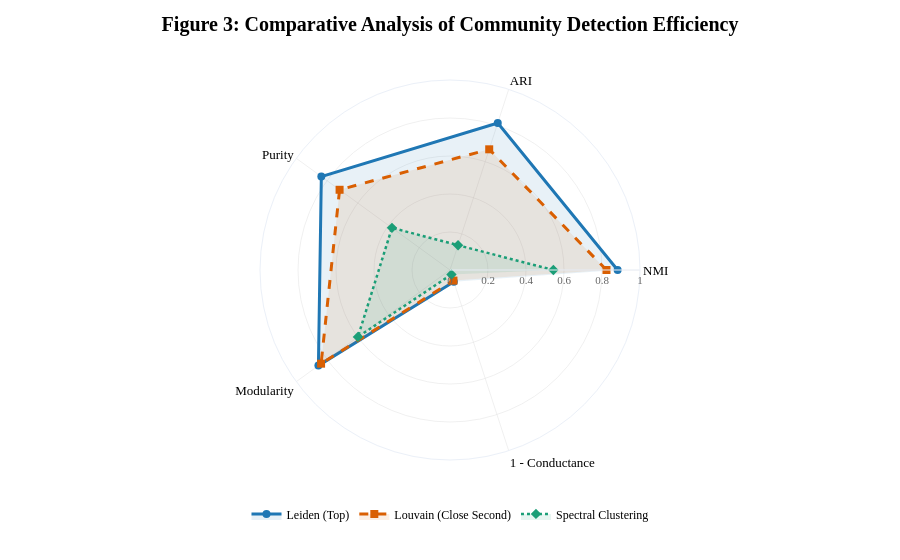

Notebook code for this chart:
### Code cell
import plotly.graph_objects as go
# import streamlit as st # Bỏ comment nếu dùng Streamlit

def plot_radar_chart_optimized():
    # 5 trục của biểu đồ
    categories = ['NMI', 'ARI', 'Purity', 'Modularity', '1 - Conductance']

    # Khởi tạo biểu đồ
    fig = go.Figure()

    # ==========================================
    # CẤU HÌNH MÀU SẮC & ĐƯỜNG NÉT (Publication Quality)
    # Sử dụng bảng màu Qualitative để tạo sự khác biệt rõ nhất
    # Alpha (độ trong suốt) của vùng Fill được giảm xuống cực thấp (0.1)
    # ==========================================
    
    config = {
        'Leiden': {
            'line_color': 'rgba(31, 119, 180, 1)',  # Xanh dương đậm (Solid)
            'fill_color': 'rgba(31, 119, 180, 0.1)', # Trong suốt 90%
            'dash': 'solid',                        # Nét liền
            'marker': 'circle'                       # Nút hình tròn
        },
        'Louvain': {
            # Dùng màu Cam/Nâu đất để tương phản mạnh với Xanh nhưng vẫn trang trọng
            'line_color': 'rgba(217, 95, 2, 1)',    # Cam đất (Contrasting)
            'fill_color': 'rgba(217, 95, 2, 0.1)',  # Trong suốt 90%
            'dash': 'dash',                         # Nét đứt (Quan trọng để phân biệt khi trùng)
            'marker': 'square'                      # Nút hình vuông
        },
        'Spectral': {
            # Dùng màu Xanh lá cây mờ hơn để phân biệt với 2 thuật toán top trên
            'line_color': 'rgba(27, 158, 119, 1)',  # Xanh lá (Distinct)
            'fill_color': 'rgba(27, 158, 119, 0.1)', # Trong suốt 90%
            'dash': 'dot',                          # Nét chấm chấm
            'marker': 'diamond'                     # Nút hình kim cương
        }
    }

    # --- Thêm dữ liệu cho Leiden ---
    fig.add_trace(go.Scatterpolar(
        r=[0.8822,0.8138,0.837,0.8561,0.0654],
        theta=categories,
        fill='toself',
        name='Leiden (Top)',
        fillcolor=config['Leiden']['fill_color'],
        line=dict(
            color=config['Leiden']['line_color'], 
            width=3, # Đường viền dày hơn
            dash=config['Leiden']['dash']
        ),
        marker=dict(
            symbol=config['Leiden']['marker'], 
            size=8, # Nút to hơn để dễ nhìn nút trùng
            opacity=1
        )
    ))

    # --- Thêm dữ liệu cho Louvain (Gần trùng với Leiden) ---
    fig.add_trace(go.Scatterpolar(
        r=[0.8236,0.6679,0.7183,0.8387,0.0587],
        theta=categories,
        fill='toself',
        name='Louvain (Close Second)',
        fillcolor=config['Louvain']['fill_color'],
        line=dict(
            color=config['Louvain']['line_color'], 
            width=3, 
            dash=config['Louvain']['dash'] # Nét đứt sẽ lộ ra dưới nét liền của Leiden
        ),
        marker=dict(
            symbol=config['Louvain']['marker'], 
            size=8,
            opacity=1
        )
    ))

    # --- Thêm dữ liệu cho Spectral Clustering ---
    fig.add_trace(go.Scatterpolar(
        r=[0.544,0.1371,0.3775,0.5991,0.0248],
        theta=categories,
        fill='toself',
        name='Spectral Clustering',
        fillcolor=config['Spectral']['fill_color'],
        line=dict(
            color=config['Spectral']['line_color'], 
            width=2.5, 
            dash=config['Spectral']['dash']
        ),
        marker=dict(
            symbol=config['Spectral']['marker'], 
            size=8,
            opacity=1
        )
    ))

    # ==========================================
    # CẤU HÌNH LAYOUT CHUẨN BÁO KHOA HỌC
    # ==========================================
    fig.update_layout(
        title={
            'text': "<b>Figure 3: Comparative Analysis of Community Detection Efficiency</b>",
            'y': 0.97,
            'x': 0.5,
            'xanchor': 'center',
            'yanchor': 'top',
            'font': dict(size=20, family="Times New Roman", color="black")
        },
        font=dict(family="Times New Roman", size=14, color="black"),
        template="plotly_white", # Nền trắng sạch
        showlegend=True,
        legend=dict(
            orientation="h",       # Legend nằm ngang
            yanchor="bottom",
            y=-0.18,               # Đẩy legend xuống thấp để không che trục Y
            xanchor="center",
            x=0.5,
            font=dict(size=12),
            bgcolor='rgba(255,255,255,0.5)' # Nền legend hơi trong suốt
        ),
        polar=dict(
            bgcolor='white',
            radialaxis=dict(
                visible=True,
                range=[0, 1.0],         # Thang điểm 0-1
                gridcolor='#e0e0e0',  # Màu lưới mờ mảnh
                gridwidth=0.5,
                tickfont=dict(size=11, color='#666666')
            ),
            angularaxis=dict(
                gridcolor='#e0e0e0',
                gridwidth=0.5,
                tickfont=dict(size=13, color='black', family="Times New Roman")
            )
        ),
        # Tăng margin để các Metric name không bị cắt
        margin=dict(l=100, r=100, t=80, b=100)
    )

    # Hiển thị
    # st.plotly_chart(fig, use_container_width=True) # Dùng cho Streamlit
    fig.show() # Dùng cho Python script thường

if __name__ == "__main__":
    plot_radar_chart_optimized()

### Figure 1 — Plotly figure (JSON) as saved in the notebook; plotly's stock layout.template omitted (floating-point values rounded to 4 significant figures)
{"data": [{"fill": "toself", "fillcolor": "rgba(31, 119, 180, 0.1)", "line": {"color": "rgba(31, 119, 180, 1)", "dash": "solid", "width": 3}, "marker": {"opacity": 1, "size": 8, "symbol": "circle"}, "name": "Leiden (Top)", "r": [0.8822, 0.8138, 0.837, 0.8561, 0.0654], "theta": ["NMI", "ARI", "Purity", "Modularity", "1 - Conductance"], "type": "scatterpolar"}, {"fill": "toself", "fillcolor": "rgba(217, 95, 2, 0.1)", "line": {"color": "rgba(217, 95, 2, 1)", "dash": "dash", "width": 3}, "marker": {"opacity": 1, "size": 8, "symbol": "square"}, "name": "Louvain (Close Second)", "r": [0.8236, 0.6679, 0.7183, 0.8387, 0.0587], "theta": ["NMI", "ARI", "Purity", "Modularity", "1 - Conductance"], "type": "scatterpolar"}, {"fill": "toself", "fillcolor": "rgba(27, 158, 119, 0.1)", "line": {"color": "rgba(27, 158, 119, 1)", "dash": "dot", "width": 2.5}, "marker": {"opacity": 1, "size": 8, "symbol": "diamond"}, "name": "Spectral Clustering", "r": [0.544, 0.1371, 0.3775, 0.5991, 0.0248], "theta": ["NMI", "ARI", "Purity", "Modularity", "1 - Conductance"], "type": "scatterpolar"}], "layout": {"font": {"color": "black", "family": "Times New Roman", "size": 14}, "legend": {"bgcolor": "rgba(255,255,255,0.5)", "font": {"size": 12}, "orientation": "h", "x": 0.5, "xanchor": "center", "y": -0.18, "yanchor": "bottom"}, "margin": {"b": 100, "l": 100, "r": 100, "t": 80}, "polar": {"angularaxis": {"gridcolor": "#e0e0e0", "gridwidth": 0.5, "tickfont": {"color": "black", "family": "Times New Roman", "size": 13}}, "bgcolor": "white", "radialaxis": {"gridcolor": "#e0e0e0", "gridwidth": 0.5, "range": [0, 1], "tickfont": {"color": "#666666", "size": 11}, "visible": true}}, "showlegend": true, "title": {"font": {"color": "black", "family": "Times New Roman", "size": 20}, "text": "<b>Figure 3: Comparative Analysis of Community Detection Efficiency</b>", "x": 0.5, "xanchor": "center", "y": 0.97, "yanchor": "top"}}}
